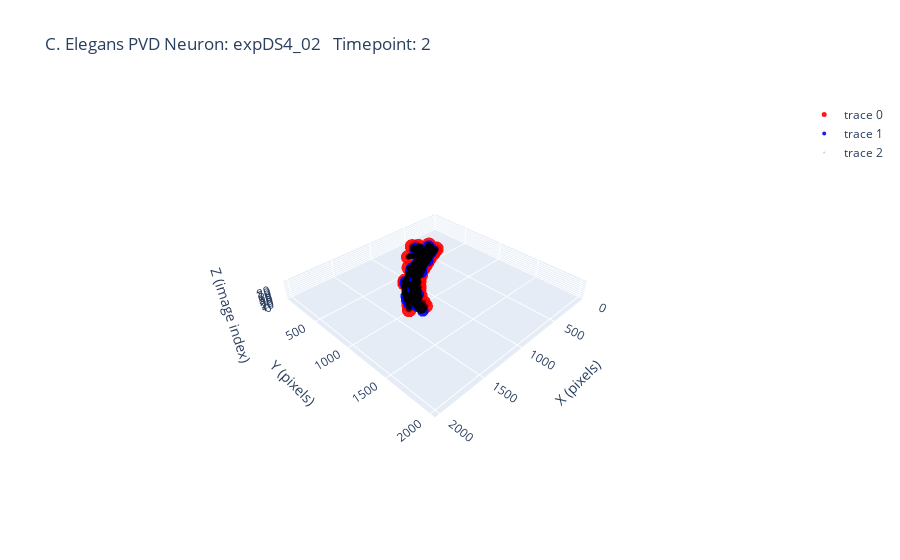

The notebook cell this image was saved under:
### Code cell
# Plot
fig = go.Figure()

# Skeleton tips
fig.add_trace(go.Scatter3d(
    x=tips_x,
    y=tips_y,
    z=tips_z,
    mode='markers',  # Use 'lines' for a line plot or 'markers+lines' for both
    marker=dict(
        size=5,
        color='red',  # You can customize the color
        opacity=.9
    )
))

# Skeleton knots
fig.add_trace(go.Scatter3d(
    x=knot_x,
    y=knot_y,
    z=knot_z,
    mode='markers',  # Use 'lines' for a line plot or 'markers+lines' for both
    marker=dict(
        size=4,
        color='blue',  # You can customize the color
        opacity=.9
    )
))

# Skeleton structure
fig.add_trace(go.Scatter3d(
    x=X.ravel()[visible_mask],
    y=Y.ravel()[visible_mask],
    z=Z.ravel()[visible_mask],
    mode='markers',
    marker=dict(
        size=2,
        color='black',
        colorscale='Viridis',
        opacity=.1
    )
))

# Update layout
fig.update_layout(
    title=f"C. Elegans PVD Neuron: {worm} \n Timepoint: {timepoint}",
    scene=dict(
        xaxis_title='X (pixels)',
        yaxis_title='Y (pixels)',
        zaxis_title='Z (image index)',
        aspectmode='manual',
        aspectratio=dict(x=1, y=1, z=.1),  # Adjust z-axis scale if desired
        zaxis=dict(range=[0, pvd.skeletonized_data[timepoint].shape[0]]),  # Set z-axis bounds
        xaxis=dict(range=[0, pvd.skeletonized_data[timepoint].shape[1]]),  # Set x-axis bounds
        yaxis=dict(range=[0, pvd.skeletonized_data[timepoint].shape[2]]),  # Set y-axis bounds

    ),
    autosize=True

)

# Show the figure
#fig.show()

### Figure 1 — Plotly figure (JSON) as saved in the notebook; plotly's stock layout.template omitted (floating-point values rounded to 4 significant figures; data arrays with more than 128 entries replaced by an {"elided": "..."} marker saying what was removed)
{"data": [{"marker": {"color": "red", "opacity": 0.9, "size": 5}, "mode": "markers", "type": "scatter3d", "x": [1425, 852, 1147, 1245, 1306, 1338, 863, 888, 1012, 644, 700, 769, 1046, 1073, 635, 911, 974, 1280, 681, 741, 1115, 929, 1027, 805, 1222, 659, 874, 1214, 1274, 608, 719, 1188, 1247, 569, 571, 828, 1034, 1329, 1354, 1447], "y": [1090, 630, 883, 970, 1040, 1087, 461, 670, 785, 585, 403, 656, 820, 844, 375, 731, 728, 987, 379, 657, 897, 759, 827, 695, 1009, 628, 736, 802, 1080, 606, 365, 978, 833, 472, 590, 714, 660, 1181, 1234, 1112], "z": [50, 69, 71, 71, 71, 71, 72, 72, 72, 73, 73, 73, 73, 73, 74, 74, 74, 74, 75, 80, 80, 81, 81, 83, 83, 85, 85, 85, 85, 86, 86, 86, 86, 87, 87, 87, 87, 87, 87, 87]}, {"marker": {"color": "blue", "opacity": 0.9, "size": 4}, "mode": "markers", "type": "scatter3d", "x": [912, 1054, 861, 1205, 1139, 1323, 1386, 671, 683, 701, 725, 861, 935, 1006, 1106, 1161, 1216, 1257, 1314, 627, 666, 672, 678, 713, 798, 910, 1310, 586, 683, 911, 917, 1250, 1381, 852, 971, 1377, 912, 727, 695, 794, 1044, 1385, 1424, 1042, 1056, 783, 1232, 1369, 585, 677, 690, 778, 855, 1053, 1217, 1244, 1020, 1407], "y": [639, 714, 657, 890, 854, 1026, 1232, 407, 584, 438, 463, 658, 707, 746, 821, 872, 919, 962, 1026, 565, 418, 405, 385, 412, 624, 691, 1030, 546, 584, 639, 726, 1027, 1152, 636, 779, 1116, 639, 465, 507, 686, 730, 1117, 1090, 730, 713, 613, 842, 992, 487, 526, 545, 591, 618, 713, 816, 841, 685, 1040], "z": [65, 66, 69, 69, 70, 70, 70, 71, 71, 71, 71, 71, 71, 71, 71, 71, 71, 71, 71, 72, 72, 72, 72, 72, 72, 72, 72, 73, 73, 73, 73, 73, 73, 74, 74, 74, 75, 76, 77, 81, 82, 82, 82, 83, 83, 84, 84, 84, 85, 85, 85, 85, 85, 85, 85, 85, 86, 86]}, {"marker": {"color": "black", "colorscale": [[0, "#440154"], [0.1111, "#482878"], [0.2222, "#3e4989"], [0.3333, "#31688e"], [0.4444, "#26828e"], [0.5556, "#1f9e89"], [0.6667, "#35b779"], [0.7778, "#6ece58"], [0.8889, "#b5de2b"], [1, "#fde725"]], "opacity": 0.1, "size": 2}, "mode": "markers", "type": "scatter3d", "x": {"elided": "3887 int values"}, "y": {"elided": "3887 int values"}, "z": {"elided": "3887 int values"}}], "layout": {"autosize": true, "scene": {"aspectmode": "manual", "aspectratio": {"x": 1, "y": 1, "z": 0.1}, "xaxis": {"range": [0, 2048], "title": {"text": "X (pixels)"}}, "yaxis": {"range": [0, 2048], "title": {"text": "Y (pixels)"}}, "zaxis": {"range": [0, 89], "title": {"text": "Z (image index)"}}}, "title": {"text": "C. Elegans PVD Neuron: expDS4_02 \n Timepoint: 2"}}}
